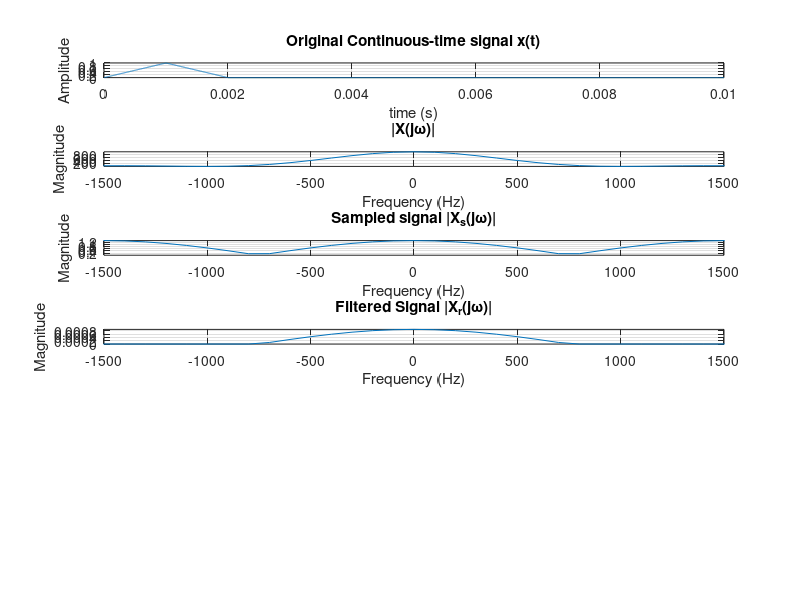

This figure's MATLAB source: (Note: this script raises an error after producing the figure.)
clear all
%% Declare Variables
Trep = 1e-6;
t = [0:Trep:0.01];
ftone = 1000;
fs = 1500;
Ts = 1/fs;

A=1e-3;
raiseindex=max(find(t<A));
decayindex=max(find(t<2*A));
xt=zeros(size(t));
xt(1:raiseindex)=t(1:raiseindex)/A;
xt(raiseindex+1:decayindex)=1-t(1:raiseindex)/A;

%% Continuous Signal
subplot(6,1,1);
plot(t, xt);grid
xlabel("time (s)");
ylabel("Amplitude");
title('Original Continuous-time signal x(t)');

%% Fourier Transfrom
Xjw = fft(xt);
Xjw = fftshift(Xjw);
faxis = linspace(-1/Trep/2,1/Trep/2,length(Xjw));
subplot(6,1,2);
plot(faxis, abs(Xjw));grid
axis([-fs fs -inf inf])
xlabel("Frequency (Hz)");
ylabel("Magnitude")
title('|X(j\omega)|');


%% Impulse train
y = zeros(size(t));
y(1:1/(fs*Trep):end) = 1;

%Xs(t)
xs = xt .* y;

%% Fourier transform of Xs
Xsjw = fft(xs, length(t));
Xsjw = fftshift(Xsjw);

subplot(6,1,3);
plot(faxis, abs(Xsjw));grid
axis([-fs fs -inf inf]);
xlabel("Frequency (Hz)");
ylabel("Magnitude");
title('Sampled signal |X_s(j\omega)|');

%% Filtered signal low pass filter
Hr = Ts * (abs(2 * pi * faxis) < (pi/Ts));

% Hr = zeros(1, length(faxis));
% 
% for i = 1:length(faxis)
%   if abs(2 * pi * faxis(i)) < (pi / Ts)
%     Hr(i) = Ts;
%   end
% end

Xrjw =  Xsjw .* Hr;

subplot(6,1,4);
plot(faxis, abs(Xrjw));grid
axis([-fs fs -inf inf]);
xlabel("Frequency (Hz)");
ylabel("Magnitude");
title('Filtered Signal |X_r(j\omega)|');

%% Reconstructed signal
xrt = Inv_Fourier(Xrjw);

xrt=max(xt)/max(xrt)*xrt;

subplot(6,1,5);
plot(t, xrt); grid
xlabel("Time (s)");
ylabel("Amplitude");
title('Reconstructed signal x_r(t)');

subplot(6,1,6);
plot(t,xt, '-r', t, xrt, '-c');grid
xlabel("Time (s)");
ylabel("Amplitude");
legend('Original Signal x(t)', 'Reconstructed Signal x_r(t)')
title('Original Signal x(t) & Reconstructed signal x_r(t)');

